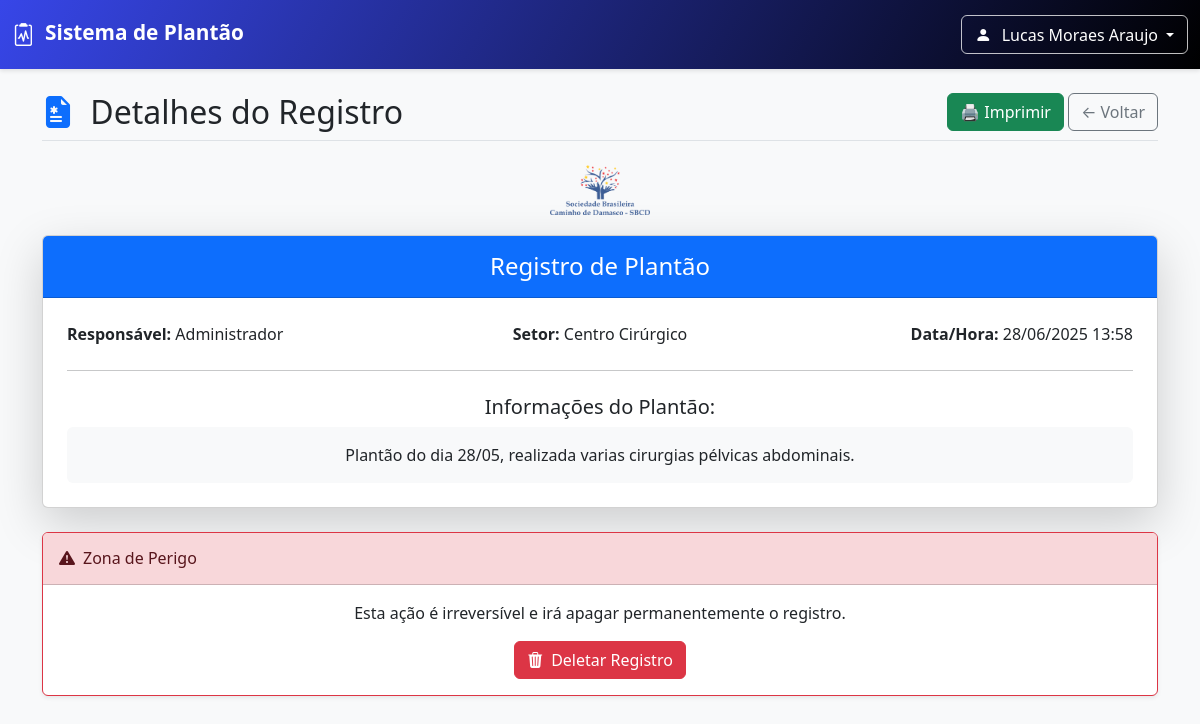
The page /form/1/details (signed in) on the database its author committed.
### db.py (models this page shows, shortened)
class User(db.Model, UserMixin):
    __tablename__ = 'users'
    id = db.Column(db.Integer, primary_key=True)
    name = db.Column(db.String(100), nullable=False)
    username = db.Column(db.String(50), unique=True, nullable=False)
    password = db.Column(db.String(200), nullable=False)
    profile = db.Column(db.String(200), nullable=False)
    email = db.Column(db.String(120), unique=True, nullable=False)
    is_active = db.Column(db.Boolean, default=True, nullable=False)
    creation_date = db.Column(db.DateTime, nullable=False, default=datetime.utcnow)
    last_login = db.Column(db.DateTime, nullable=True)
    forms = db.relationship('Form', back_populates='worker', lazy='dynamic')

class Form(db.Model):
    __tablename__ = 'forms'
    id = db.Column(db.Integer, primary_key=True)
    worker_id = db.Column(db.Integer, db.ForeignKey('users.id'), nullable=False)
    sector = db.Column(db.String(100), nullable=False)
    date_registry = db.Column(db.DateTime, nullable=False)
    observation = db.Column(db.Text, nullable=False)
    worker = db.relationship('User', back_populates='forms')

### routes/form.py (the view)
@form_bp.route("/form/<int:form_id>/details")
@login_required
def details_form(form_id):
    formulario = db.session.get(Form, form_id)
    if not formulario:
        flash("Formulário não encontrado.", "danger")
        return redirect(url_for('form.forms'))
    can_view_all = "ADMIN" in current_user.profile or "VER_RELATORIOS" in current_user.profile
    is_owner = "CRIAR_RELATORIOS" in current_user.profile and formulario.worker_id == current_user.id
    if not (can_view_all or is_owner):
        flash("Acesso negado! Você não tem permissão para visualizar os detalhes deste formulário.", "danger")
        return redirect(url_for("form.forms"))
    return render_template("form/details_form.html", formulario=formulario)

### routes/util.py (called while the page is built, shortened)
def format_date_filter(value, target_tz_str='Etc/GMT+3', format_str='%d/%m/%Y'):
    if value is None:
        return "N/A"
    if isinstance(value, date) and not isinstance(value, datetime):
        return value.strftime(format_str)
    dt_object = None
    if isinstance(value, datetime):
        dt_object = value
    if not isinstance(dt_object, datetime):
        return value
    dt_object_utc = dt_object.replace(tzinfo=timezone.utc) if dt_object.tzinfo is None else dt_object.astimezone(timezone.utc)
    try:
        target_tz = ZoneInfo(target_tz_str)
        local_dt = dt_object_utc.astimezone(target_tz)
        return local_dt.strftime(format_str)
    except Exception as e:
        print(f"AVISO: Erro na conversão de fuso ou formatação: {e}. Formatando como UTC.")
        return dt_object_utc.strftime(format_str)

### templates/form/details_form.html (shortened to what this page needs)
{% extends "navbar.html" %}
{% block content %}
<div class="container py-4">
    <div class="d-flex justify-content-between align-items-center mb-4 pb-2 border-bottom no-print">
        <h1 class="h2 mb-0">
            <i class="bi bi-file-earmark-medical-fill me-2 text-primary"></i>
            Detalhes do Registro
        </h1>
        <div class="no-print">
            <button class="btn btn-success" onclick="window.print()">🖨️ Imprimir</button>
            <a href="{{ url_for('form.forms') }}" class="btn btn-outline-secondary">← Voltar</a>
        </div>
    </div>
    {% if formulario %}
    <div class="text-center">
        <img src="{{ url_for('static', filename='SBCD.png') }}" alt="Logo da empresa" class="logo">
    </div>
    <div class="card shadow-lg mb-4">
        <div class="card-header bg-primary text-white py-3">
            <h4 class="mb-0 text-center">
                Registro de Plantão
            </h4>
        </div>
        <div class="card-body p-4">
            <div id="print-area">
                <div class="row mb-3 align-items-start print-area-details">
                    <div class="col-12 col-md-4 mb-2 mb-md-0">
                        <p class="mb-0"><strong>Responsável:</strong> {{ formulario.worker.name }}</p>
                    </div>
                    <div class="col-12 col-md-4 text-md-center mb-2 mb-md-0">
                        <p class="mb-0"><strong>Setor:</strong> {{ formulario.sector }}</p>
                    </div>
                    <div class="col-12 col-md-4 text-md-end">
                        <p class="mb-0"><strong>Data/Hora:</strong> {{ formulario.date_registry | format_date_time
                            if formulario.date_registry else 'N/A' }}</p>
                    </div>
                </div>
                <hr class="my-4 print-hr">
                <div class="row">
                    <div class="col-12">
                        <h5 class="mb-2 text-center">Informações do Plantão:</h5>
                        <p class="card-text text-dark bg-light p-3 rounded text-center print-observation">{{ formulario.observation }}</p>
                    </div>
                </div>
            </div>
        </div>
    </div>
    {% if current_user.is_authenticated and 'ADMIN' in current_user.profile %}
    <div class="card shadow-sm border-danger mt-4 no-print">
        <div class="card-header bg-danger-subtle text-danger-emphasis py-3">
            <h6 class="mb-0"><i class="bi bi-exclamation-triangle-fill me-2"></i>Zona de Perigo</h6>
        </div>
        <div class="card-body text-center">
            <p>Esta ação é irreversível e irá apagar permanentemente o registro.</p>
            <form method="POST" action="{{ url_for('form.delet_form', form_id=formulario.id) }}"
                onsubmit="return confirm('TEM CERTEZA ABSOLUTA que deseja deletar esta solicitação?');">
                <button type="submit" class="btn btn-danger">
                    <i class="bi bi-trash3-fill me-2"></i>Deletar Registro
                </button>
            </form>
        </div>
    </div>
    {% endif %}
    {% endif %}
</div>
{% endblock %}

### templates/navbar.html (shortened to what this page needs)
<!DOCTYPE html>
<html lang="pt-br">
<head>
    <link href="https://cdn.jsdelivr.net/npm/bootstrap@5.3.3/dist/css/bootstrap.min.css" rel="stylesheet">
    <link rel="stylesheet" href="https://cdn.jsdelivr.net/npm/bootstrap-icons@1.11.3/font/bootstrap-icons.min.css">
    <link rel="stylesheet" href="{{ url_for('static', filename='main.css') }}">
</head>
<body>
    {% if current_user.is_authenticated %}
    <nav class="navbar navbar-expand-lg navbar-dark shadow-sm navbar-custom no-print">
        <div class="container-fluid">
            <a class="navbar-brand navbar-brand-custom" href="{{ url_for('main.panel') }}">
                <i class="bi bi-clipboard2-pulse"></i> Sistema de Plantão
            </a>
            <div class="d-flex align-items-center ms-auto">
                <div class="dropdown">
                    <button class="btn dropdown-toggle user-dropdown-button" type="button" id="userDropdownGlobal"
                        data-bs-toggle="dropdown" aria-expanded="false">
                        <i class="bi bi-person-fill"></i> {{ current_user.name }}
                    </button>
                </div>
            </div>
        </div>
    </nav>
    {% endif %}
    {% block content %}{% endblock %}
</body>
</html>

### static/main.css (style rules this page uses)
body { background-color: #f8f9fa; }
.navbar-brand-custom { font-weight: 600; font-size: 1.3rem; }
.navbar-brand-custom .bi { vertical-align: -0.125em; margin-right: 0.3rem; font-size: 1.1em; }
.user-dropdown-button { background-color: transparent; border: 1px solid rgba(255, 255, 255, 0.6); color: #fff; font-weight: 500; border-radius: 0.375rem; padding: 0.4rem 0.8rem; }
.user-dropdown-button .bi { margin-right: 0.4rem; }
.navbar-custom { background-image: linear-gradient(120deg, #3746e8 0%, #000000 100%); padding-top: 0.75rem; padding-bottom: 0.75rem; transition: background-image 0.3s ease-in-out; }
.navbar-custom .navbar-brand, .navbar-custom .nav-link, .navbar-custom .user-dropdown-button { color: #ffffff; }
.navbar-custom .user-dropdown-button { border-color: rgba(255, 255, 255, 0.75); }
.navbar-custom.shadow-sm { box-shadow: 0 0.125rem 0.25rem rgba(0, 0, 0, 0.1) !important; }
.logo { width: 100px; margin-bottom: 20px; }

### rows shown on the page
User: name "Lucas Moraes Araujo"
User: worker.name "Administrador"
Form: sector "Centro Cirúrgico", date_registry "28/06/2025 13:58", observation "Plantão do dia 28/05, realizada varias cirurgias pélvicas abdominais."
